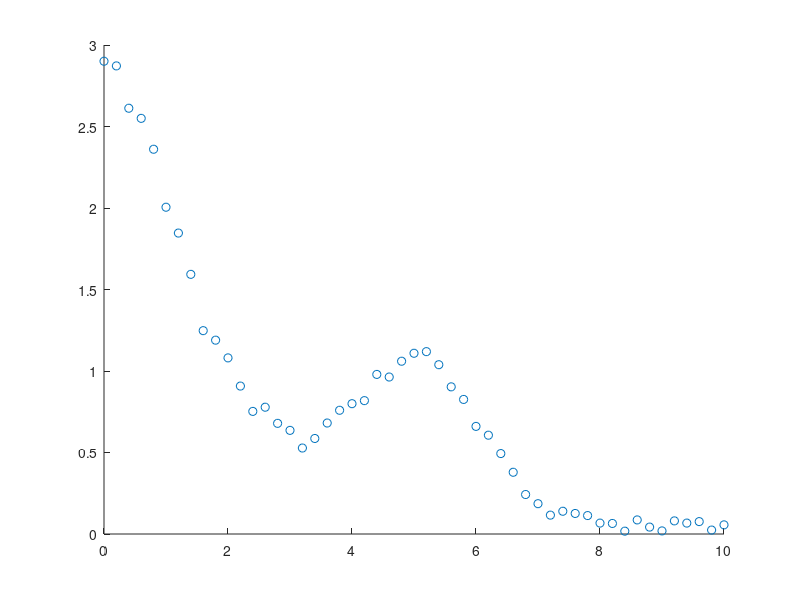

Write the MATLAB code that produced this figure.
clear; clc; close all;

dataSet(:,1) = (0:0.2:10)';
dataSet(:,2) = [2.9004; 2.8718; 2.6121; 2.5500; 2.3605; 2.0048; 1.8463; 1.5930; 1.2475; 1.1892; 1.0805; 0.9076; 0.7522; 0.7779; 0.6789; 0.6358; 0.5275; 0.5860; 0.6809; 0.7591; 0.7995; 0.8182; 0.9791; 0.9631; 1.0600; 1.1088; 1.1188; 1.0386; 0.9028; 0.8256; 0.6602; 0.6062; 0.4935; 0.3788; 0.2423; 0.1860; 0.1158; 0.1396; 0.1260; 0.1131; 0.0669; 0.0647; 0.0174; 0.0864; 0.0424; 0.0190; 0.0805; 0.0670; 0.0761; 0.0242; 0.0561];

scatter(dataSet(:,1),dataSet(:,2));